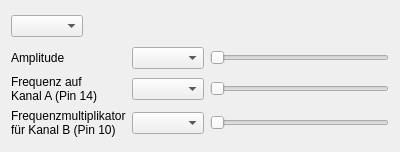
<?xml version="1.0" encoding="UTF-8"?>
<ui version="4.0">
 <class>app::SignalForm</class>
 <widget class="QWidget" name="app::SignalForm">
  <property name="geometry">
   <rect>
    <x>0</x>
    <y>0</y>
    <width>400</width>
    <height>152</height>
   </rect>
  </property>
  <property name="windowTitle">
   <string>Form</string>
  </property>
  <layout class="QVBoxLayout" name="verticalLayout">
   <item>
    <layout class="QHBoxLayout" name="horizontalLayout">
     <item>
      <widget class="QComboBox" name="signalBox"/>
     </item>
     <item>
      <spacer name="horizontalSpacer">
       <property name="orientation">
        <enum>Qt::Horizontal</enum>
       </property>
       <property name="sizeHint" stdset="0">
        <size>
         <width>40</width>
         <height>20</height>
        </size>
       </property>
      </spacer>
     </item>
    </layout>
   </item>
   <item>
    <layout class="QGridLayout" name="gridLayout">
     <item row="0" column="0">
      <widget class="QLabel" name="amplitudeLabel">
       <property name="text">
        <string>Amplitude</string>
       </property>
      </widget>
     </item>
     <item row="2" column="0">
      <widget class="QLabel" name="bLabel">
       <property name="text">
        <string>Frequenzmultiplikator
für Kanal B (Pin 10)</string>
       </property>
      </widget>
     </item>
     <item row="1" column="1">
      <widget class="QComboBox" name="frequencyBox"/>
     </item>
     <item row="1" column="0">
      <widget class="QLabel" name="frequencyLabel">
       <property name="text">
        <string>Frequenz auf
Kanal A (Pin 14)</string>
       </property>
      </widget>
     </item>
     <item row="0" column="1">
      <widget class="QComboBox" name="amplitudeBox"/>
     </item>
     <item row="2" column="1">
      <widget class="QComboBox" name="bBox"/>
     </item>
     <item row="0" column="2">
      <widget class="QSlider" name="amplitudeSlider">
       <property name="orientation">
        <enum>Qt::Horizontal</enum>
       </property>
      </widget>
     </item>
     <item row="1" column="2">
      <widget class="QSlider" name="frequencySlider">
       <property name="orientation">
        <enum>Qt::Horizontal</enum>
       </property>
      </widget>
     </item>
     <item row="2" column="2">
      <widget class="QSlider" name="bSlider">
       <property name="orientation">
        <enum>Qt::Horizontal</enum>
       </property>
      </widget>
     </item>
    </layout>
   </item>
  </layout>
 </widget>
 <resources/>
 <connections/>
</ui>
